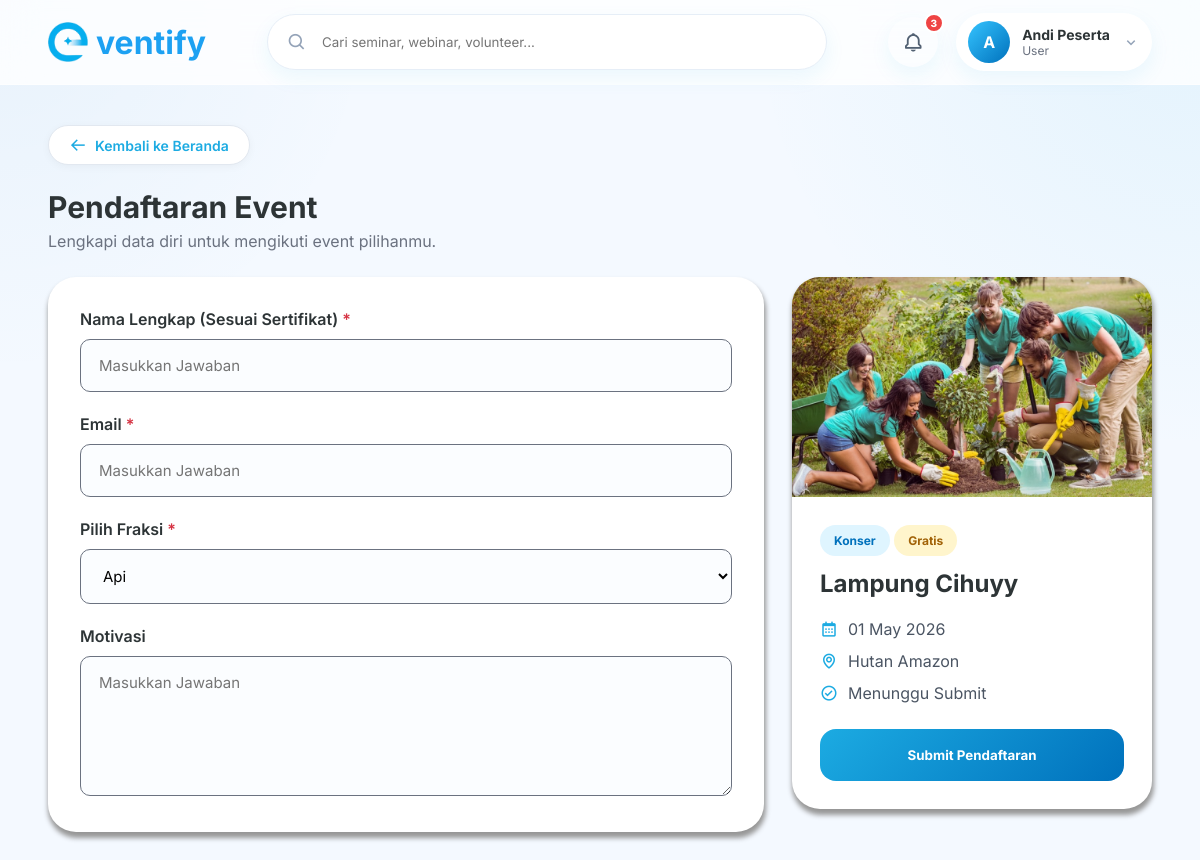
/app/controllers/user/register-event.php?id=137 (signed in), run on the app's committed database.
### tables this page shows
CREATE TABLE `event` (
  `id_event` int NOT NULL,
  `id_user` int NOT NULL,
  `id_kategori` int NOT NULL,
  `judul` varchar(255) NOT NULL,
  `waktu_pelaksanaan` datetime NOT NULL,
  `biaya` int DEFAULT '0',
  `lokasi` varchar(255) NOT NULL,
  `kuota` int NOT NULL,
  `deskripsi` text NOT NULL,
  `benefit` text,
  `cover_image` varchar(255) NOT NULL,
  `status_publikasi` enum('Pending','Dipublikasikan','Ditolak') DEFAULT 'Pending',
  `created_at` timestamp NULL DEFAULT CURRENT_TIMESTAMP
);

CREATE TABLE `kategori` (
  `id_kategori` int NOT NULL,
  `kategori` varchar(50) NOT NULL
);

### app/controllers/user/register-event.php (called while the page is built, shortened)
<?php
require_once '../../config/config.php';
require_once '../../../koneksi/koneksi.php';
require_once '../../models/EventModel.php';
require_once '../../models/EventFormModel.php';
$id = $_GET['id'] ?? 0;
$event = getEventById($conn, (int)$id);
$formEvent = getDataFormByEvent($conn, $event['id_event']);
$listPertanyaan = [];
$tipePertanyaan = [];
$opsiDropdown = [];
$wajibDiisi = [];
foreach ($formEvent as $row) {
    $listPertanyaan[] = $row['pertanyaan'];
    $tipePertanyaan[] = $row['tipe_input'];
    if ($row['tipe_input'] == 'dropdown') {
        $opsiDropdown[] = explode(',', $row['opsi_pilihan']);
    } else {
        $opsiDropdown[] = $row['opsi_pilihan'];
    }
    $wajibDiisi[] = $row['wajib_diisi'];
}
require_once '../../views/user/register-event.php';
?>

### app/models/EventModel.php (called while the page is built, shortened)
<?php
    function getEventById(mysqli $conn, int $idEvent) {
        $query = $conn->prepare("
            SELECT event.*, users.nama_lengkap, kategori.kategori
            FROM `event`
            JOIN users ON event.id_user = users.id
            JOIN kategori ON event.id_kategori = kategori.id_kategori
            WHERE event.id_event = ?
        ");
        $query->bind_param("i", $idEvent);
        $query->execute();
        $result = $query->get_result();
        return $result->fetch_assoc();
    }
?>

### app/models/EventFormModel.php (called while the page is built)
<?php
    function getDataFormByEvent(mysqli $conn, int $idEvent) {
        $query = $conn->prepare("
            SELECT *
            FROM `event_form`
            WHERE id_event = ?
        ");
        $query->bind_param("i", $idEvent);
        $query->execute();
        $result = $query->get_result();
        $data = $result->fetch_all(MYSQLI_ASSOC);
        return $data;
    }
?>

### app/config/config.php (called while the page is built, shortened)
<?php
    function formatRupiah($angka) {
    if ($angka == 0) {
        return "Gratis";
    }
    $hasil_rupiah = "Rp" . number_format($angka, 0, ',', '.') . ",-";
    return $hasil_rupiah;
}
?>

### app/views/user/register-event.php (the view, shortened to what this page needs)
<!DOCTYPE html>
<html lang="id">
<head>
  <link href="https://unpkg.com/boxicons@2.1.4/css/boxicons.min.css" rel="stylesheet">
  <link rel="stylesheet" href="<?= BASEURL; ?>/assets/css/user-style/user-style.css">
</head>
<body>
<?php include 'navbar.php'; ?>
<section class="register-event-page">
  <div class="container">
    <a href="<?= BASEURL; ?>/app/controllers/user/dashboard.php" class="btn-back">
        <i class='bx bx-arrow-back'></i> Kembali ke Beranda
    </a>
    <div class="section-head">
      <h2>Pendaftaran Event</h2>
      <p>Lengkapi data diri untuk mengikuti event pilihanmu.</p>
    </div>
    <form class="register-event-layout" method="POST">
      <div class="register-event-form card-white">
        <?php for($i = 0; $i < count($listPertanyaan); $i++): ?>
          <div class="form-group">
            <label class="<?= $wajibDiisi[$i] == true ? 'wajib' : ''; ?>"><?= $listPertanyaan[$i]; ?></label>
            <?php if($tipePertanyaan[$i] == 'teks'): ?>
              <input type="text" name="jawaban[]" id="<?= $listPertanyaan[$i]; ?>" <?= $wajibDiisi[$i] == true ? 'required' : ''; ?> placeholder="Masukkan Jawaban">
            <?php elseif($tipePertanyaan[$i] == 'paragraf'): ?>
              <textarea rows="4" name="jawaban[]" id="<?= $listPertanyaan[$i]; ?>" <?= $wajibDiisi[$i] == true ? 'required' : ''; ?> placeholder="Masukkan Jawaban"></textarea>
            <?php elseif($tipePertanyaan[$i] == 'angka'): ?>
              <input type="number" name="jawaban[]" id="<?= $listPertanyaan[$i]; ?>" <?= $wajibDiisi[$i] == true ? 'required' : ''; ?> placeholder="Masukkan Jawaban">
            <?php elseif($tipePertanyaan[$i] == 'tanggal'): ?>
              <input type="date" name="jawaban[]" id="<?= $listPertanyaan[$i]; ?>" <?= $wajibDiisi[$i] == true ? 'required' : ''; ?> placeholder="Masukkan Jawaban">
            <?php elseif($tipePertanyaan[$i] == 'file'): ?>
              <input type="hidden" name="jawaban[]" id="<?= $listPertanyaan[$i]; ?>">
            <?php elseif($tipePertanyaan[$i] == 'dropdown'): ?>
              <select name="jawaban[]" id="<?= $listPertanyaan[$i]; ?>" <?= $wajibDiisi[$i] == true ? 'required' : ''; ?>>
                <?php foreach($opsiDropdown[$i] as $option): ?>
                  <option value="<?= $option; ?>"><?= $option; ?></option>
                <?php endforeach; ?>
              </select>
            <?php endif; ?>
          </div>
        <?php endfor; ?>
      </div>
      <aside class="register-event-summary card-white">
        <img src="<?= BASEURL; ?>/assets/images/uploads/<?= $event['cover_image']; ?>" alt="<?= $event['judul']; ?>">
        <div class="summary-content">
          <span class="badge blue"><?= $event['kategori']; ?></span>
          <span class="badge yellow"><?= formatRupiah($event['biaya']); ?></span>
          <h3><?= $event['judul']; ?></h3>
          <div class="summary-meta">
            <p><i class='bx bx-calendar'></i> <?= date('d M Y', strtotime($event['waktu_pelaksanaan'])); ?></p>
            <p><i class='bx bx-map'></i> <?= $event['lokasi']; ?></p>
            <p><i class='bx bx-check-circle'></i> Menunggu Submit</p>
          </div>
          <button class="btn-primary full-btn" name="daftar_event"> Submit Pendaftaran </button>
        </div>
      </aside>
  </div>
</section>
</body>
</html>

### assets/css/user-style/user-style.css (style rules this page uses)
:root { --primary: #1cabe2; --primary-dark: #0071bc; --accent: #ffc20e; --bg: #f4f9ff; --white: #ffffff; --text: #2d3436; --muted: #6b7280; --line: #e6eef7; --shadow-sm: 0 8px 20px rgba(28, 171, 226, 0.08); --shadow-md: 0 18px 40px rgba(28, 171, 226, 0.12); --shadow-lg: 0 30px 70px rgba(0, 113, 188, 0.18); --radius-sm: 14px; --radius-md: 22px; --radius-lg: 30px; --container: 1280px; }
* { margin: 0; padding: 0; box-sizing: border-box; }
body { font-family: "Inter", sans-serif; background: radial-gradient( circle at top right, rgba(28, 171, 226, 0.08), transparent 30% ), radial-gradient( circle at top left, rgba(0, 113, 188, 0.05), transparent 25% ), var(--bg); color: var(--text); }
.container { width: min(var(--container), 92%); margin: auto; }
a { text-decoration: none; color: inherit; }
button, input { font-family: "Inter", sans-serif; border: none; outline: none; }
.section-head { margin-bottom: 26px; }
.section-head h2 { font-size: 30px; margin-bottom: 6px; }
.section-head p { color: var(--muted); }
.badge { padding: 8px 14px; border-radius: 999px; font-size: 12px; font-weight: 700; }
.badge.blue { background: #dff5ff; color: #0071bc; }
.badge.yellow { background: #fff5cc; color: #a16207; }
.btn-primary { width: 100%; height: 52px; border-radius: 16px; background: linear-gradient(135deg, #1cabe2, #0071bc); color: white; font-weight: 700; cursor: pointer; display: flex; align-items: center; justify-content: center; }
.register-event-page { padding: 40px 0 80px; }
.register-event-layout { display: grid; grid-template-columns: 1fr 360px; gap: 28px; align-items: start; }
.card-white { background: #fff; border-radius: 28px; box-shadow: 1px 5px 5px 1px #979797; }
.register-event-form { padding: 32px; }
.form-group { margin-bottom: 22px; }
.form-group:last-child { margin-bottom: 0; }
.form-group label { display: block; margin-bottom: 10px; font-weight: 600; color: var(--dark); }
.form-group label.wajib::after { content: " *"; color: #d63343; }
.form-group input, .form-group textarea, .form-group select { width: 100%; padding: 16px 18px; border: 1px solid var(--muted); border-radius: 10px; font-size: 15px; font-family: inherit; transition: 0.25s; background: #fbfdff; outline: none; }
.form-group textarea { resize: vertical; min-height: 140px; }
.register-event-summary { overflow: hidden; position: sticky; top: 110px; }
.register-event-summary img { width: 100%; height: 220px; object-fit: cover; }
.summary-content { padding: 28px; }
.summary-content h3 { margin: 18px 0; line-height: 1.4; font-size: 24px; }
.summary-meta { display: flex; flex-direction: column; gap: 12px; margin-bottom: 26px; }
.summary-meta p { display: flex; align-items: center; gap: 10px; color: #4b5563; }
.summary-meta i { color: var(--primary); font-size: 18px; }
.full-btn { width: 100%; }
.btn-back { display: inline-flex; align-items: center; gap: 8px; padding: 10px 20px; margin-bottom: 24px; background-color: #ffffff; color: var(--primary, #0071BC); border: 1px solid #e2e8f0; border-radius: 30px; text-decoration: none; font-size: 14px; font-weight: 600; transition: all 0.3s ease; box-shadow: 0 2px 8px rgba(0, 0, 0, 0.04); }
.btn-back i { font-size: 18px; }

### data on the page
event: cover_image (picture), id_kategori.kategori "Konser", biaya "Gratis", judul "Lampung Cihuyy", waktu_pelaksanaan "01 May 2026", lokasi "Hutan Amazon"

### other printed values
substr($_SESSION['nama_lengkap'], 0, 1) "A"
$_SESSION['nama_lengkap'] "Andi Peserta"
$_SESSION['role'] "User"
$listPertanyaan[$i] "Nama Lengkap (Sesuai Sertifikat)"
$listPertanyaan[$i] "Email"
$listPertanyaan[$i] "Pilih Fraksi"
$listPertanyaan[$i] "Motivasi"
form field value "Api"
